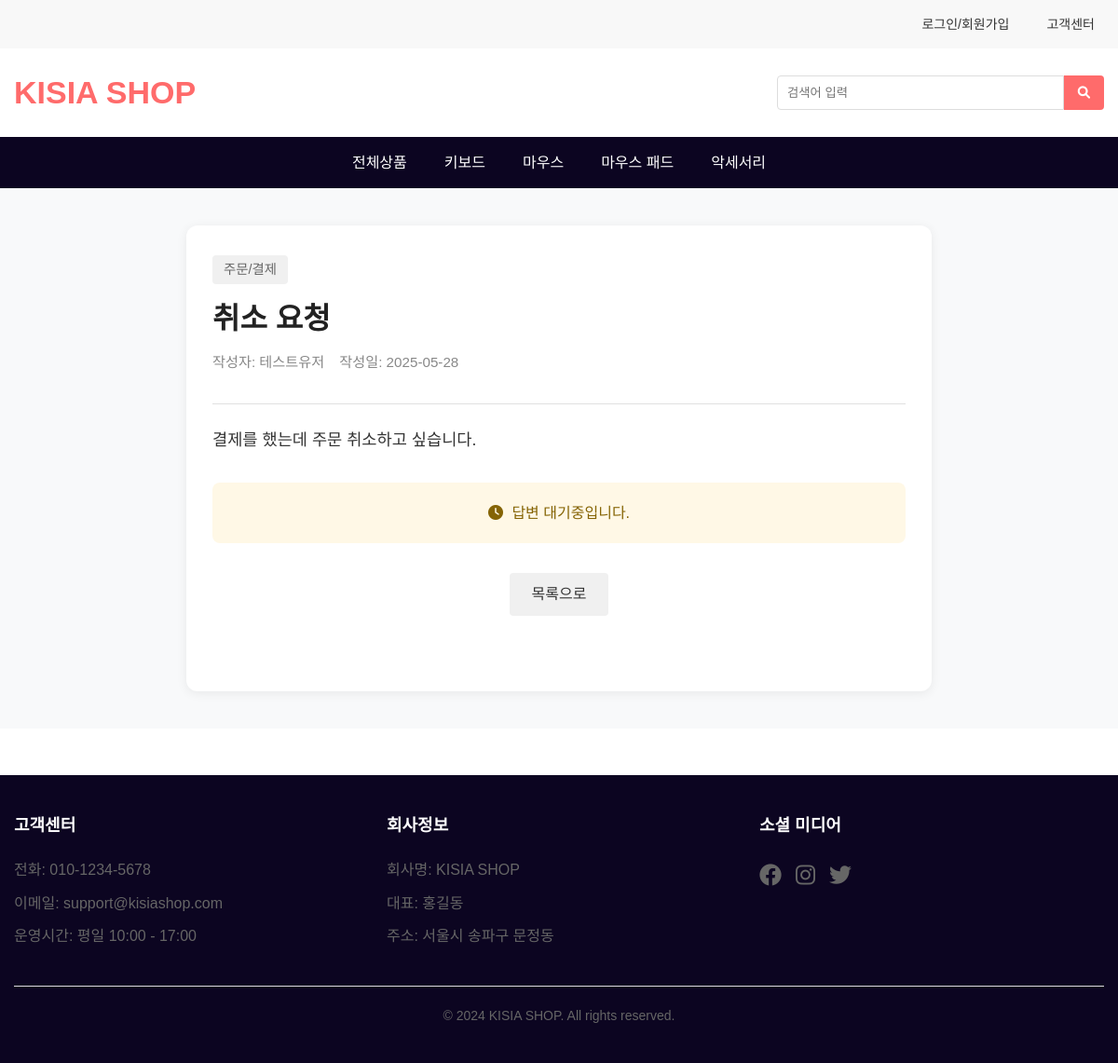
/mainmenu/inquiry_detail.php?id=3, run on the app's committed database.
### tables this page shows
CREATE TABLE IF NOT EXISTS inquiry (
    id INT PRIMARY KEY AUTO_INCREMENT,
    user_id INT,
    title VARCHAR(255),
    content TEXT,
    is_secret BOOLEAN,
    type VARCHAR(50) NOT NULL,
    created_at DATETIME DEFAULT CURRENT_TIMESTAMP,
    secret_password VARCHAR(255),
    inquiry_status VARCHAR(50) NOT NULL DEFAULT '답변 대기',
    answer TEXT,
    answer_at DATETIME,
    FOREIGN KEY (user_id) REFERENCES users(id) ON DELETE SET NULL
);

CREATE TABLE IF NOT EXISTS users (
    id INT AUTO_INCREMENT PRIMARY KEY,
    userId VARCHAR(50) NOT NULL UNIQUE,
    email VARCHAR(100) NOT NULL,
    password VARCHAR(255) NOT NULL,
    name VARCHAR(50) NOT NULL,
    phone VARCHAR(20),
    address VARCHAR(255),
    postcode VARCHAR(10),
    address_detail VARCHAR(255),
    point INT DEFAULT 0,
    role VARCHAR(10) NOT NULL DEFAULT 'USER',
    created_at DATETIME DEFAULT CURRENT_TIMESTAMP
);

### mainmenu/queries/get_inquiry_detail.php (called while the page is built, shortened)
<?php
    require_once '/var/www/html/mainmenu/common/db.php';
    $id = $_GET['id'];
    $sql = "SELECT inquiry.id, inquiry.user_id, inquiry.title, inquiry.content, inquiry.is_secret,
            inquiry.type, inquiry.created_at, inquiry.secret_password, users.name,
            inquiry.inquiry_status, inquiry.answer, inquiry.answer_at
            FROM inquiry
            LEFT JOIN users ON inquiry.user_id = users.id
            WHERE inquiry.id = ?";
    $stmt = mysqli_prepare($conn, $sql);
    mysqli_stmt_bind_param($stmt, "i", $id);
    mysqli_stmt_execute($stmt);
    $get_inquiry = mysqli_stmt_get_result($stmt);
?>

### mainmenu/inquiry_detail.php (the view, shortened to what this page needs)
<!DOCTYPE html>
<html lang="ko">
<head>
    <link rel="stylesheet" href="css/style.css">
    <link rel="stylesheet" href="css/inquiry_detail.css">
    <link rel="stylesheet" href="https://cdnjs.cloudflare.com/ajax/libs/font-awesome/6.0.0/css/all.min.css">
</head>
<body>
    <?php include 'common/header.php'; ?>
    <?php require_once 'queries/get_inquiry_detail.php'; ?>
    <main class="inquiry-main-content">
        <div class="inquiry-container">
            <div class="inquiry-post-detail">
                <?php if (mysqli_num_rows($get_inquiry) > 0) { ?>
                <?php $row = mysqli_fetch_assoc($get_inquiry); ?>
                <div class="inquiry-post-header">
                    <span class="inquiry-category">
                        <?php echo $row['type'];?>
                    </span>
                    <h2 class="inquiry-post-title"><?= $row['title'] ?></h2>
                    <div class="inquiry-post-meta">
                        <span class="inquiry-author">작성자: <?= $row['name'] ? htmlspecialchars($row['name']) : '탈퇴한 회원' ?></span>
                        <span class="inquiry-date">작성일: <?= date("Y-m-d", strtotime($row['created_at'])) ?></span>
                    </div>
                </div>
                <div class="inquiry-post-content">
                    <?= htmlspecialchars(nl2br($row['content'])) ?>
                </div>
                <?php if ($row['inquiry_status'] == '답변 완료') { ?>
                <div class="inquiry-answer">
                    <div class="answer-header">
                        <h3><i class="fas fa-reply"></i> 답변</h3>
                        <div class="answer-meta">
                            <span class="answer-author">답변자: 관리자</span>
                            <span class="answer-date">답변일: <?= date("Y-m-d", strtotime($row['answer_at'])) ?></span>
                        </div>
                    </div>
                    <div class="answer-content">
                        <?= nl2br($row['answer']) ?>
                    </div>
                </div>
                <?php } else { ?>
                <div class="inquiry-no-answer">
                    <p><i class="fas fa-clock"></i> 답변 대기중입니다.</p>
                </div>
                <?php } ?>
                <div class="inquiry-actions">
                    <a href="inquiry_list.php" class="btn-list">목록으로</a>
                </div>
                <?php } ?>
            </div>
        </div>
    </main>
    <?php include 'common/footer.php'; ?>
</body>
</html>

### mainmenu/css/style.css (style rules this page uses)
* { margin: 0; padding: 0; box-sizing: border-box; }
body { font-family: 'Noto Sans KR', sans-serif; line-height: 1.6; color: #333; }
a { text-decoration: none; color: inherit; }

### mainmenu/css/inquiry_detail.css (style rules this page uses)
.inquiry-main-content { background: #f8f9fa; padding: 40px 0; }
.inquiry-container { max-width: 800px; margin: 0 auto; background: #fff; border-radius: 12px; box-shadow: 0 2px 12px rgba(0,0,0,0.07); padding: 32px 28px; min-height: calc(100vh - 300px); }
.inquiry-post-detail { width: 100%; }
.inquiry-post-header { border-bottom: 1px solid #e0e0e0; margin-bottom: 24px; padding-bottom: 16px; }
.inquiry-post-title { font-size: 2rem; font-weight: 700; margin-bottom: 8px; color: #222; }
.inquiry-post-meta { font-size: 0.95rem; color: #888; display: flex; gap: 16px; margin-bottom: 16px; }
.inquiry-category { display: inline-block; padding: 4px 12px; background: #f0f0f0; border-radius: 4px; font-size: 0.9rem; color: #666; margin-bottom: 12px; }
.inquiry-post-content { font-size: 1.1rem; color: #333; line-height: 1.7; margin-top: 24px; word-break: break-all; }
.inquiry-actions { margin-top: 32px; display: flex; justify-content: center; gap: 16px; }
.btn-list, .btn-edit,.btn-delete { padding: 10px 24px; border: none; border-radius: 4px; cursor: pointer; text-decoration: none; transition: background 0.3s; }
.btn-list { background-color: #f0f0f0; color: #333; }
.inquiry-no-answer { margin-top: 30px; padding: 20px; background-color: #fff8e6; border-radius: 8px; text-align: center; color: #856404; }
.inquiry-no-answer i { margin-right: 5px; }

### data on the page
inquiry: type "주문/결제", title "취소 요청", user.name "테스트유저", created_at "2025-05-28", content "결제를 했는데 주문 취소하고 싶습니다."
